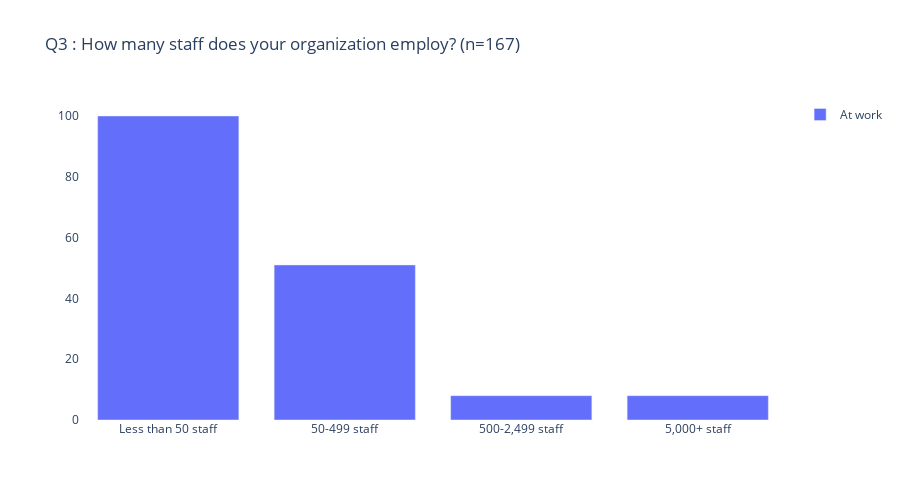
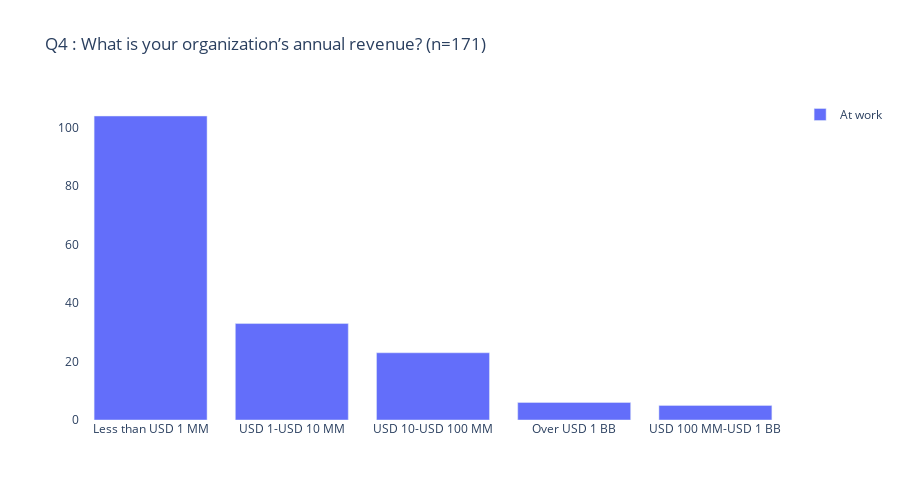
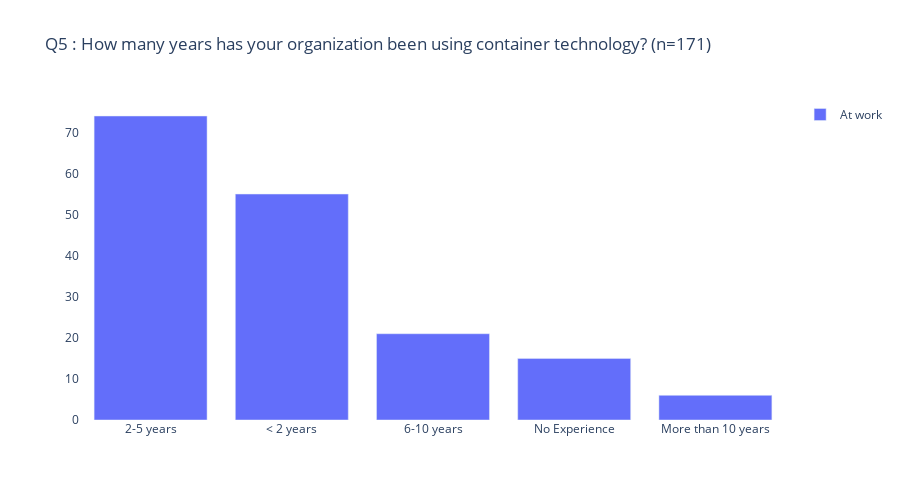
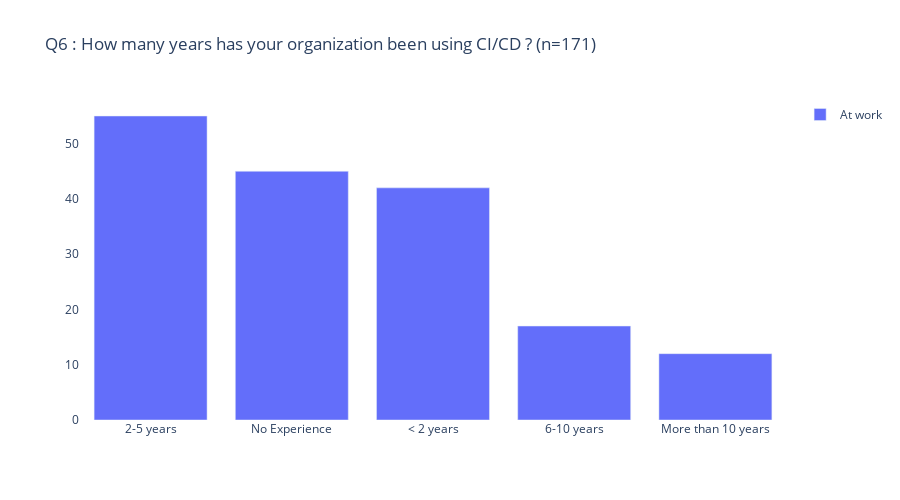

The cell these charts' notebook holds for them, in order:
### Code cell
#
# Questions Q3 to Q11 are the same data format
#

selected_qs = ['Q3', 'Q4', 'Q5', 'Q6', 'Q7', 'Q8', 'Q9', 'Q10', 'Q11']
#selected_qs = ['Q8']
for key in selected_qs:
    if key in questions and not (key == "0"): 
        value = questions[key]
        double_bar_chart(
                 key,
                 questions[key], 
                 CWORK, work_df[key].value_counts()[lambda x: x > THRESHOLD], 
                 CHOME, home_df[key].value_counts()[lambda x: x > THRESHOLD])

### Figure 1 — Plotly figure (JSON) as saved in the notebook; plotly's stock layout.template omitted (floating-point values rounded to 4 significant figures)
{"data": [{"name": "At work", "type": "bar", "x": ["Less than 50 staff", "50-499 staff", "500-2,499 staff", "5,000+ staff"], "y": [100, 51, 8, 8]}, {"name": "At home", "type": "bar", "x": [], "y": []}], "layout": {"bargap": 0.2, "barmode": "stack", "height": 500, "plot_bgcolor": "#FFFFFF", "showlegend": true, "title": {"text": "Q3 : How many staff does your organization employ? (n=167)"}, "width": 900, "xaxis": {"autorange": true, "categoryorder": "total descending", "range": [-0.5, 3.5], "type": "category"}, "yaxis": {"autorange": true, "range": [0, 105.3], "type": "linear"}}}

### Figure 2 — Plotly figure (JSON) as saved in the notebook; plotly's stock layout.template omitted (floating-point values rounded to 4 significant figures)
{"data": [{"name": "At work", "type": "bar", "x": ["Less than USD 1 MM", "USD 1-USD 10 MM", "USD 10-USD 100 MM", "Over USD 1 BB", "USD 100 MM-USD 1 BB"], "y": [104, 33, 23, 6, 5]}, {"name": "At home", "type": "bar", "x": [], "y": []}], "layout": {"bargap": 0.2, "barmode": "stack", "height": 500, "plot_bgcolor": "#FFFFFF", "showlegend": true, "title": {"text": "Q4 : What is your organization’s annual revenue? (n=171)"}, "width": 900, "xaxis": {"autorange": true, "categoryorder": "total descending", "range": [-0.5, 4.5], "type": "category"}, "yaxis": {"autorange": true, "range": [0, 109.5], "type": "linear"}}}

### Figure 3 — Plotly figure (JSON) as saved in the notebook; plotly's stock layout.template omitted (floating-point values rounded to 4 significant figures)
{"data": [{"name": "At work", "type": "bar", "x": ["2-5 years", "&lt; 2 years", "6-10 years", "No Experience", "More than 10 years"], "y": [74, 55, 21, 15, 6]}, {"name": "At home", "type": "bar", "x": [], "y": []}], "layout": {"bargap": 0.2, "barmode": "stack", "height": 500, "plot_bgcolor": "#FFFFFF", "showlegend": true, "title": {"text": "Q5 : How many years has your organization been using container technology? (n=171)"}, "width": 900, "xaxis": {"autorange": true, "categoryorder": "total descending", "range": [-0.5, 4.5], "type": "category"}, "yaxis": {"autorange": true, "range": [0, 77.89], "type": "linear"}}}

### Figure 4 — Plotly figure (JSON) as saved in the notebook; plotly's stock layout.template omitted (floating-point values rounded to 4 significant figures)
{"data": [{"name": "At work", "type": "bar", "x": ["2-5 years", "No Experience", "&lt; 2 years", "6-10 years", "More than 10 years"], "y": [55, 45, 42, 17, 12]}, {"name": "At home", "type": "bar", "x": [], "y": []}], "layout": {"bargap": 0.2, "barmode": "stack", "height": 500, "plot_bgcolor": "#FFFFFF", "showlegend": true, "title": {"text": "Q6 : How many years has your organization been using CI/CD ? (n=171)"}, "width": 900, "xaxis": {"autorange": true, "categoryorder": "total descending", "range": [-0.5, 4.5], "type": "category"}, "yaxis": {"autorange": true, "range": [0, 57.89], "type": "linear"}}}
